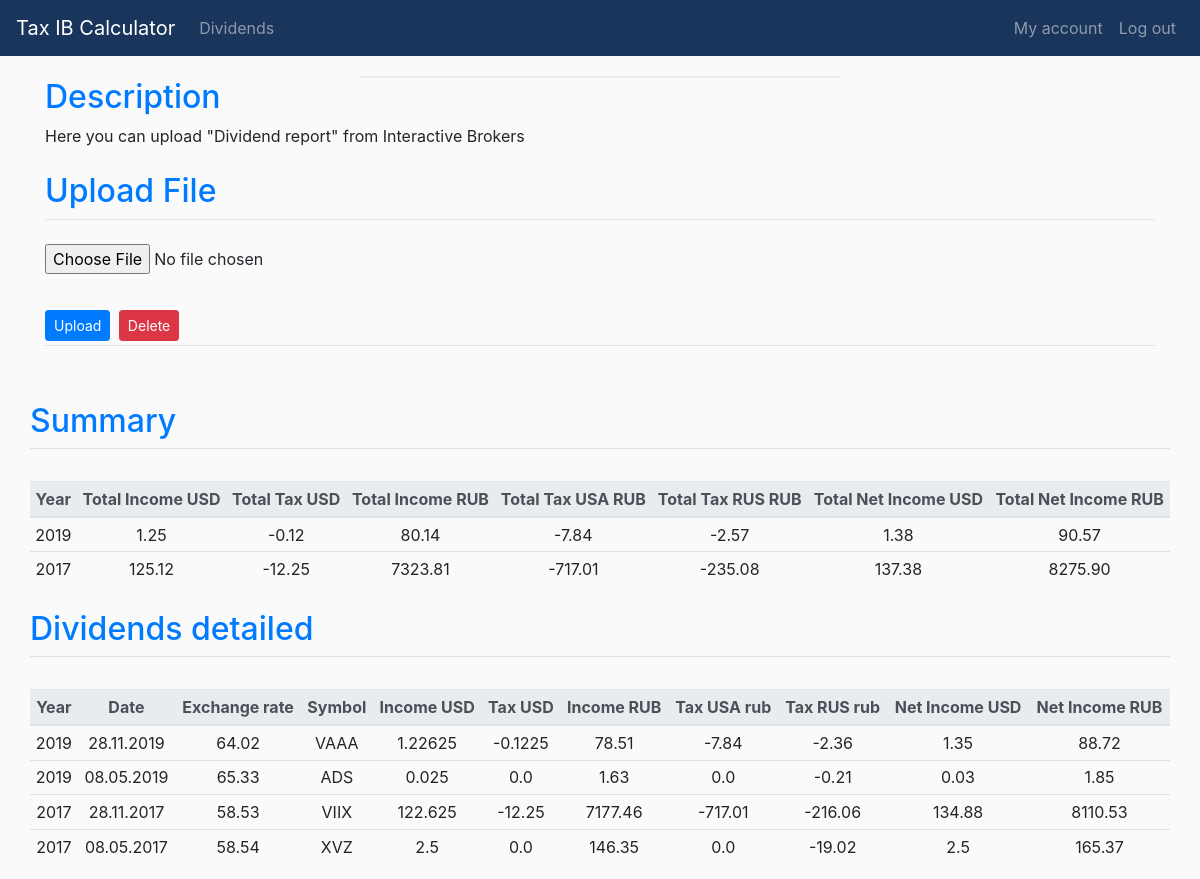
The app's page /dividends (signed in) with its own data.
### application/models.py (models this page shows, shortened)
class Dividends(db.Model, UserMixin):
    dividend_id = db.Column(db.Integer, primary_key=True)
    symbol = db.Column(db.String(100), nullable = False)
    div_date = db.Column(db.String(50), nullable = False)
    div_year = db.Column(db.Integer, nullable = False)
    gross_income_usd = db.Column(db.Float,nullable = False)
    tax_us = db.Column(db.Float,nullable=False)
    exchange_rate = db.Column(db.Float,nullable=False)
    gross_income_rub = db.Column(db.Float,nullable = False)
    tax_USA_rub = db.Column(db.Float,nullable=False)
    tax_RUS_rub = db.Column(db.Float,nullable=False)
    net_income_usd = db.Column(db.Float,nullable=False)
    net_income_rub = db.Column(db.Float,nullable=False)
    users_id = db.Column(db.Integer, db.ForeignKey('users.id'), nullable=False)

### application/routes.py (the view)
@app.route("/dividends", methods=["GET","POST"])
@login_required
def dividends():
    form = DividendsUploadForm()
    if form.validate_on_submit():
        if form.csv.data:
            f = form.csv.data
            fstring = f.read().decode("utf-8").lower()
            index_left = fstring.find("DividendDetail".lower())
            index_right = fstring.find("DividendRevenueSummary".lower())
            tmp_string = fstring[index_left:index_right]
            splitted_list = tmp_string.splitlines()
            splitted_list = [s.rstrip(",") for s in splitted_list]
            reader = csv.DictReader(splitted_list)
            for row in reader:
                if row["datadiscriminator"] == "summary":
                    d1 = datetime.strptime(row["reportdate"], '%Y%m%d')
                    d2 = datetime.strftime(d1,"%d.%m.%Y")
                    exch_rate = 0
                    with open("application/usd.csv",'r') as file_usd:
                        usd_reader = csv.DictReader(file_usd)
                        while exch_rate == 0:
                            for d in usd_reader:
                                if datetime.strptime(d["data"],'%d.%m.%Y') == d1:
                                    exch_rate = float(d["curs"])
                                elif datetime.strptime(d["data"],'%d.%m.%Y') > d1:
                                    exch_rate = prev_exch_rate
                                else:
                                    prev_exch_rate = float(d["curs"])
                    income_rub = float(row["grossinusd"])  * float(exch_rate)
                    taxInUsRub = float(row["withholdinusd"]) * float(exch_rate)
                    tax13 = income_rub * -0.13
                    taxInRus = tax13 - taxInUsRub
                    if taxInRus > 0:
                        taxInRus = 0
                    net_usd = float(row["grossinusd"]) - float(row["withholdinusd"])
                    net_rub = income_rub - taxInUsRub - taxInRus
                    data = Dividends(
                        symbol = row["symbol"].upper(),
                        div_date = d2,
                        div_year = int(row["reportdate"][0:4]),
                        gross_income_usd = float(row["grossinusd"]),
                        tax_us = float(row["withholdinusd"]),
                        exchange_rate = "{:.2f}".format(exch_rate),
                        gross_income_rub = "{:.2f}".format(income_rub),
                        tax_USA_rub = "{:.2f}".format(taxInUsRub),
                        tax_RUS_rub = "{:.2f}".format(taxInRus),
                        net_income_usd = "{:.2f}".format(net_usd),
                        net_income_rub = "{:.2f}".format(net_rub),
                        users_id = current_user.id
                    )
                    db.session.add(data)
                    db.session.commit()
        return redirect(url_for('dividends'))
    else:
        q = Dividends.query.filter(Dividends.users_id == current_user.id).order_by(Dividends.div_year.desc()).all()
        q2 = db.session.query(
                        Dividends.div_year,
                        db.func.sum(Dividends.gross_income_usd),
                        db.func.sum(Dividends.tax_us),
                        db.func.sum(Dividends.gross_income_rub),
                        db.func.sum(Dividends.tax_USA_rub),
                        db.func.sum(Dividends.tax_RUS_rub),
                        db.func.sum(Dividends.net_income_usd),
                        db.func.sum(Dividends.net_income_rub)
                        ).filter(Dividends.users_id == current_user.id).group_by(Dividends.div_year).order_by(Dividends.div_year.desc()).all()
        i = 0
        summary = []
        for row in q2:
            summary.append(
                {
                "div_year": row[0],
                "gross_income_usd": "{:.2f}".format(row[1]),
                "tax_us": "{:.2f}".format(row[2]),
                "gross_income_rub": "{:.2f}".format(row[3]),
                "tax_USA_rub": "{:.2f}".format(row[4]),
                "tax_RUS_rub": "{:.2f}".format(row[5]),
                "net_income_usd": "{:.2f}".format(row[6]),
                "net_income_rub": "{:.2f}".format(row[7])
                }
            )
            i += 1
        return render_template("dividends.html", form=form, dividends=q, summary=summary)

### application/forms.py
class DividendsUploadForm(FlaskForm):
    csv = FileField("Dividends", validators=[FileAllowed(['csv'])])
    submit = SubmitField('Upload')

### application/models.py (called while the page is built)
@login_manager.user_loader
def load_user(user_id):
    return Users.query.get(int(user_id))

### application/templates/dividends.html (shortened to what this page needs)
{% extends 'base.html' %}
{% block main %}
<div class="container">
  <h2 class="text-primary">Description</h2>
  <div class="row">
    <p class="col-12">
      Here you can upload "Dividend report" from Interactive Brokers
    </p>
  </div>
</div>
  <div class="container">
      <form method="POST", action="/dividends" enctype="multipart/form-data">
          <fieldset class="form-group">
              <legend class="pt-2 text-primary border-bottom mb-4"><h2>Upload File</h2></legend>
              <div class="form-group">
                  {{form.csv(class="form-control-file")}}
              </div>
          </fieldset>
          <div class="border-bottom">
              {{ form.submit(class="btn btn-sm btn-primary") }}
              <button type="button" class="btn btn-sm btn-danger m-1" data-toggle="modal" data-target="#deleteModal">Delete</button>
          </div>
      </form>
    </div>
    {% if not dividends%}
    <div class="container mt-5">
        <h6 style="color: red">There is no data uploaded</h6>
    </div>
    {% else %}
    <div class="container mt-5">
      <div class="row">
          <legend class="pt-2 text-primary border-bottom mb-4"><h2>Summary</h2></legend>
      </div>
      <div class="row pt-2">
        <table class="table table-sm text-center">
          <thead class="thead-light">
            <tr>
              <th scope="col" class="align-middle">Year</th>
              <th scope="col" class="align-middle">Total Income USD</th>
              <th scope="col" class="align-middle">Total Tax USD</th>
              <th scope="col" class="align-middle">Total Income RUB</th>
              <th scope="col" class="align-middle">Total Tax USA RUB</th>
              <th scope="col" class="align-middle">Total Tax RUS RUB</th>
              <th scope="col" class="align-middle">Total Net Income USD</th>
              <th scope="col" class="align-middle">Total Net Income RUB</th>
            </tr>
          </thead>
          <tbody>
          {% for row in summary %}
          <tr>
            <td>{{ row.div_year }}</td>
            <td>{{ row.gross_income_usd }}</td>
            <td>{{ row.tax_us }}</td>
            <td>{{ row.gross_income_rub }}</td>
            <td>{{ row.tax_USA_rub }}</td>
            <td>{{ row.tax_RUS_rub }}</td>
            <td>{{ row.net_income_usd }}</td>
            <td>{{ row.net_income_rub }}</td>
          </tr>
          {% endfor %}
          </tbody>
        </table>
      </div>
    <div class="row">
      <legend class="pt-2 text-primary border-bottom mb-4"><h2>Dividends detailed</h2></legend>
    </div>
        <div class="row pt-2">
              <table class="table table-sm text-center">
                <thead class="thead-light">
                  <tr>
                    <th scope="col">Year</th>
                    <th scope="col">Date</th>
                    <th scope="col">Exchange rate</th>
                    <th scope="col">Symbol</th>
                    <th scope="col">Income USD</th>
                    <th scope="col">Tax USD</th>
                    <th scope="col">Income RUB</th>
                    <th scope="col">Tax USA rub</th>
                    <th scope="col">Tax RUS rub</th>
                    <th scope="col">Net Income USD</th>
                    <th scope="col">Net Income RUB</th>
                  </tr>
                </thead>
                <tbody>
                {% for row in dividends %}
                  <tr>
                    <td>{{ row.div_year }}</td>
                    <td>{{ row.div_date }}</td>
                    <td>{{ row.exchange_rate }}</td>
                    <td>{{ row.symbol }}</td>
                    <td>{{ row.gross_income_usd }}</td>
                    <td>{{ row.tax_us }}</td>
                    <td>{{ row.gross_income_rub }}</td>
                    <td>{{ row.tax_USA_rub }}</td>
                    <td>{{ row.tax_RUS_rub }}</td>
                    <td>{{ row.net_income_usd }}</td>
                    <td>{{ row.net_income_rub }}</td>
                  </tr>
                {% endfor %}
                </tbody>
              </table>
        </div>
    </div>
    {% endif%}
{% endblock %}

### application/templates/base.html (shortened to what this page needs)
<!doctype html>
<html lang="en">
    <head>
            <link rel="stylesheet" href="https://stackpath.bootstrapcdn.com/bootstrap/4.4.1/css/bootstrap.min.css">
            <link rel= "stylesheet" type= "text/css" href="{{ url_for('static',filename='main.css') }}">
    </head>
    <body>
        <nav class="navbar navbar-expand-md navbar-dark" style="background-color: #1A355B;">
            <a class="navbar-brand" href="{{ url_for('home')}}">Tax IB Calculator</a>
            {% if current_user.is_authenticated %}
                <div class="collapse navbar-collapse" id="collapsibleNavbar">
                    <ul class="navbar-nav mr-auto">
                        <li class="nav-item"><a class="nav-link" href="{{ url_for('dividends')}}">Dividends</a></li>
                    </ul>
                    <ul class="navbar-nav ml-auto">
                        <li class="nav-item"><a class="nav-link" href="{{ url_for('account')}}">My account</a></li>
                        <li class="nav-item"><a class="nav-link" href="{{ url_for('logout')}}">Log out</a></li>
                    </ul>
                </div>
            {% endif %}
        </nav>
        <div class="my-container">
        </div>
            {%block main%}
            {%endblock%}
    </body>
</html>

### application/static/main.css (style rules this page uses)
.my-container { margin-left: 30%; margin-right: 30%; margin-top: 20px; background-color: white; border:1px solid #EEECEF; }
body { background-color: #FAFAFA; }

### records on screen
Dividends: div_year "2019", div_date "28.11.2019", exchange_rate "64.02", symbol "VAAA", gross_income_usd "1.22625", tax_us "-0.1225", gross_income_rub "78.51", tax_USA_rub "-7.84", tax_RUS_rub "-2.36", net_income_usd "1.35", net_income_rub "88.72"
Dividends: div_year "2019", div_date "08.05.2019", exchange_rate "65.33", symbol "ADS", gross_income_usd "0.025", tax_us "0.0", gross_income_rub "1.63", tax_USA_rub "0.0", tax_RUS_rub "-0.21", net_income_usd "0.03", net_income_rub "1.85"
Dividends: div_year "2017", div_date "28.11.2017", exchange_rate "58.53", symbol "VIIX", gross_income_usd "122.625", tax_us "-12.25", gross_income_rub "7177.46", tax_USA_rub "-717.01", tax_RUS_rub "-216.06", net_income_usd "134.88", net_income_rub "8110.53"
Dividends: div_year "2017", div_date "08.05.2017", exchange_rate "58.54", symbol "XVZ", gross_income_usd "2.5", tax_us "0.0", gross_income_rub "146.35", tax_USA_rub "0.0", tax_RUS_rub "-19.02", net_income_usd "2.5", net_income_rub "165.37"

### other values on screen
{{ row.div_year }} "2019" "2017"
{{ row.gross_income_usd }} "1.25" "125.12"
{{ row.tax_us }} "-0.12" "-12.25"
{{ row.gross_income_rub }} "80.14" "7323.81"
{{ row.tax_USA_rub }} "-7.84" "-717.01"
{{ row.tax_RUS_rub }} "-2.57" "-235.08"
{{ row.net_income_usd }} "1.38" "137.38"
{{ row.net_income_rub }} "90.57" "8275.90"
